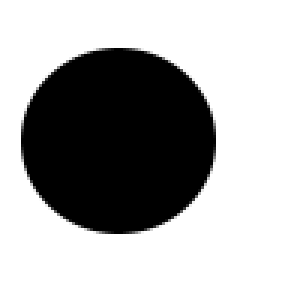
%> input picture synth_data/synthetic/maps/Composante1.png, 100 x 100 px (shown 3 times larger)
$ octave generate_synth_data.m   (GNU Octave 9; MATLAB toolbox functions it lacks are replaced by stand-ins)
%> lines starting %> are read from the running program, lines starting %| are printed output that depends on the picture; in (x1, y1, x2, y2) boxes, pixels count from 0 and x2, y2 are one past the last pixel; in counts of white or black regions, pixels touching at a corner belong together; the program's own positions count from 1
clc

% Number of components (Resine, Organic 1, Organic 2 and Calcification)
Nc = 4;

% Abundance maps gaussian blur parameters
kernel_size = 5;
kernel_sig = 3;

% Should the spectra and maps be displayed ?
display_figures = true;

% Sould the variabes be saved ?
save_variables = true;

%
% Abundance maps
%

% All abundance maps were created before. They should be loaded and stored.
Maps = cell(1,Nc);

% Get maps size
map_size = size(rgb2gray(imread('maps/Composante1.png')));
%> map_size = [100 100]

% Resine
Maps{1} = 255*ones(map_size);
% Organic 1
Maps{2} = double(rgb2gray(imread('maps/Composante1.png')));
% Organic 2
Maps{3} = double(rgb2gray(imread('maps/Composante2.png')));
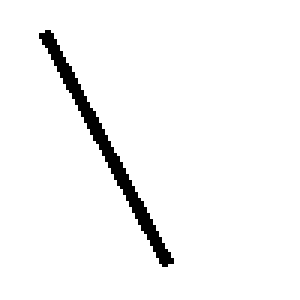
%> input picture synth_data/synthetic/maps/Composante2.png, 100 x 100 px (shown 3 times larger)
% Calcification
Maps{4} = double(rgb2gray(imread('maps/Composante3.png')));
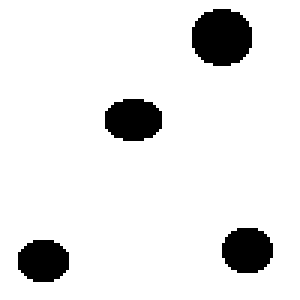
%> input picture synth_data/synthetic/maps/Composante3.png, 100 x 100 px (shown 3 times larger)

% Create Gaussian kernel
gauss_kernel = get_blurring_kernel(kernel_size, kernel_sig);

% Proportion for components (Organic1, Organic 2, Calcification).
proportion = [0.5 0.3 0.5];

% Process each map.
for ind = 2:4

    % Get current map
    map = Maps{ind};

    % Thresholding to remove anti-aliasing.
    map(map>0) = 255;

    % Invert white - black.
    map = 255*ones(map_size) - map;

    % Some additional thresholding for Calcification map.
    if (ind==4)
        % center point
        temp = map(30:55, 32:60);
        temp(temp > 250) = 150;
        map(30:55, 32:60) = temp;

        % down left point
        temp = map(70:100, 1:32);
        temp(temp > 250) = 200;
        map(70:100, 1:32) = temp;
    end

    % Perform gaussian blurring.
    map = conv2(map, gauss_kernel, 'same');

    % Set the proportion.
    map = floor(proportion(ind-1)*map);

    % Store result
    Maps{ind} = map;
end
%> this loop made 3 passes
%> pass 1, `map = 255*ones(map_size) - map;`:
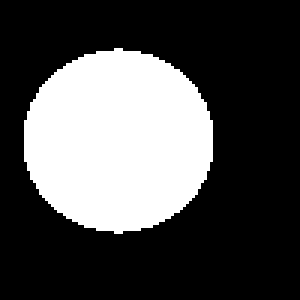
%> map: size 100x100 double (shown 3 times larger); 30.4% white; 1 white region, box (x1, y1, x2, y2) and area: (8, 16, 71, 78) 3042
%> pass 1, `map = conv2(map, gauss_kernel, 'same');`:
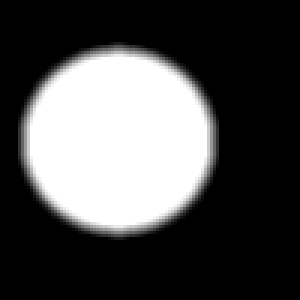
%> map: size 100x100 double (shown 3 times larger); min 0, max 255, mean 77.6; drawn with min black and max white
%> pass 1, `map = floor(proportion(ind-1)*map);`:
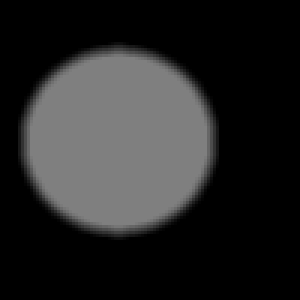
%> map: size 100x100 double (shown 3 times larger); min 0, max 127, mean 38.6
%> after the loop:
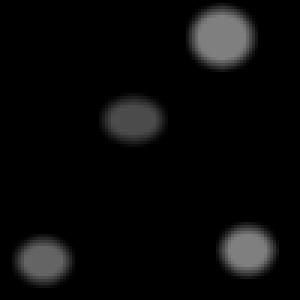
%> map: size 100x100 double (shown 3 times larger); min 0, max 127, mean 10.1
%> after the loop, Maps = 4 items

% Create Resina map.
Maps{1} = Maps{1} - Maps{2} - Maps{3} - Maps{4};


% Abundance matrix
P = map_size(1) * map_size(2);
%> P = 10000
A = zeros([Nc, P]);

% Maps normalization and abundance matrix filling.
for ind=1:Nc
    Maps{ind} = Maps{ind}/255;
    A(ind, :) = Maps{ind}(:);
end


%
% Spectra
%

%> the run ends on the next line
load('spectra/Spectra.mat');
% [54 lines not run here, left out]
function [kernel] = get_blurring_kernel(k_size, sig)
    % Returns the gaussien blurring kernel based on its size and its
    % standard deviation

    radius = (k_size-1)/2;
    x = - radius : radius;
    [X,Y] = meshgrid(x, x);

    % The gaussian kernel
    kernel = exp(-1 * sqrt(X.^2 + Y.^2) / (2*sig^2));

    % To get sum-to-one kernel.
    normalization = sum(kernel(:));

    % Output kernel
    kernel = kernel/normalization;
end
